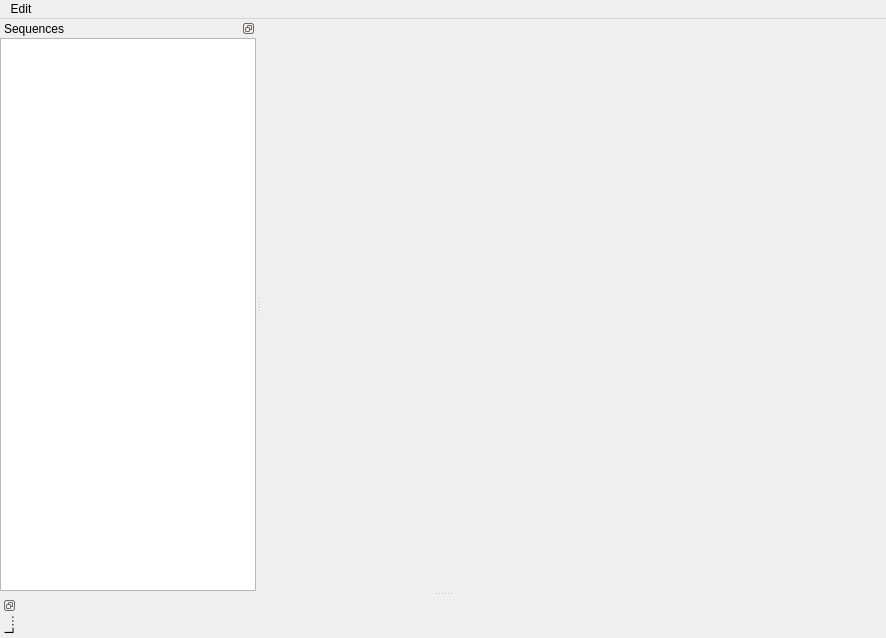
<?xml version="1.0" encoding="UTF-8"?>
<ui version="4.0">
 <class>MainWindow</class>
 <widget class="QMainWindow" name="MainWindow">
  <property name="geometry">
   <rect>
    <x>0</x>
    <y>0</y>
    <width>886</width>
    <height>638</height>
   </rect>
  </property>
  <property name="windowTitle">
   <string>Caqtus</string>
  </property>
  <property name="windowIcon">
   <iconset resource="resources.qrc">
    <normaloff>:/icons/caqtus-logo</normaloff>:/icons/caqtus-logo</iconset>
  </property>
  <property name="dockOptions">
   <set>QMainWindow::AllowTabbedDocks|QMainWindow::AnimatedDocks|QMainWindow::GroupedDragging|QMainWindow::VerticalTabs</set>
  </property>
  <widget class="QWidget" name="centralwidget">
   <layout class="QHBoxLayout" name="horizontalLayout"/>
  </widget>
  <widget class="QMenuBar" name="menubar">
   <property name="geometry">
    <rect>
     <x>0</x>
     <y>0</y>
     <width>886</width>
     <height>21</height>
    </rect>
   </property>
   <widget class="QMenu" name="menuPreferences">
    <property name="title">
     <string>Edit</string>
    </property>
    <addaction name="action_edit_config"/>
   </widget>
   <addaction name="menuPreferences"/>
  </widget>
  <widget class="QDockWidget" name="sequences_widget">
   <property name="features">
    <set>QDockWidget::DockWidgetFloatable|QDockWidget::DockWidgetMovable</set>
   </property>
   <property name="allowedAreas">
    <set>Qt::LeftDockWidgetArea</set>
   </property>
   <property name="windowTitle">
    <string>Sequences</string>
   </property>
   <attribute name="dockWidgetArea">
    <number>1</number>
   </attribute>
   <widget class="QWidget" name="dockWidgetContents_7">
    <property name="focusPolicy">
     <enum>Qt::ClickFocus</enum>
    </property>
    <property name="autoFillBackground">
     <bool>false</bool>
    </property>
    <layout class="QVBoxLayout" name="verticalLayout">
     <property name="leftMargin">
      <number>0</number>
     </property>
     <property name="topMargin">
      <number>0</number>
     </property>
     <property name="rightMargin">
      <number>0</number>
     </property>
     <property name="bottomMargin">
      <number>0</number>
     </property>
     <item>
      <widget class="QTreeView" name="sequences_view"/>
     </item>
    </layout>
   </widget>
  </widget>
  <widget class="QDockWidget" name="logs_dock">
   <property name="features">
    <set>QDockWidget::DockWidgetFloatable|QDockWidget::DockWidgetMovable|QDockWidget::DockWidgetVerticalTitleBar</set>
   </property>
   <property name="windowTitle">
    <string>Logs</string>
   </property>
   <attribute name="dockWidgetArea">
    <number>8</number>
   </attribute>
   <widget class="QWidget" name="dockWidgetContents_2"/>
  </widget>
  <action name="action_edit_config">
   <property name="icon">
    <iconset resource="resources.qrc">
     <normaloff>:/icons/gear--pencil</normaloff>:/icons/gear--pencil</iconset>
   </property>
   <property name="text">
    <string>Config...</string>
   </property>
  </action>
  <action name="action_start">
   <property name="icon">
    <iconset resource="resources.qrc">
     <normaloff>:/icons/control</normaloff>:/icons/control</iconset>
   </property>
   <property name="text">
    <string>Start</string>
   </property>
  </action>
  <action name="action_stop">
   <property name="icon">
    <iconset resource="resources.qrc">
     <normaloff>:/icons/control-stop</normaloff>:/icons/control-stop</iconset>
   </property>
   <property name="text">
    <string>Stop</string>
   </property>
  </action>
 </widget>
 <resources>
  <include location="resources.qrc"/>
 </resources>
 <connections/>
</ui>
